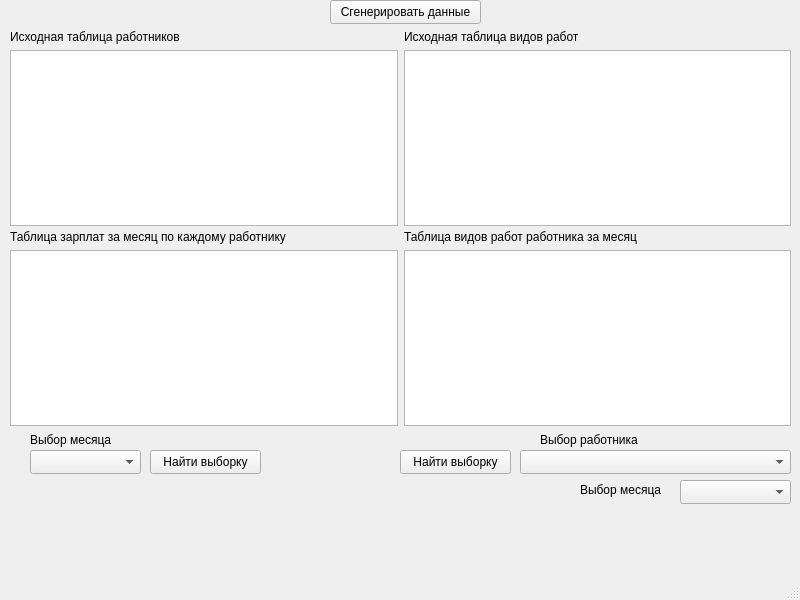
<?xml version="1.0" encoding="UTF-8"?>
<ui version="4.0">
 <class>MainWindow</class>
 <widget class="QMainWindow" name="MainWindow">
  <property name="geometry">
   <rect>
    <x>0</x>
    <y>0</y>
    <width>800</width>
    <height>600</height>
   </rect>
  </property>
  <property name="windowTitle">
   <string>MainWindow</string>
  </property>
  <widget class="QWidget" name="centralwidget">
   <widget class="QPushButton" name="generateSelection">
    <property name="geometry">
     <rect>
      <x>330</x>
      <y>0</y>
      <width>151</width>
      <height>24</height>
     </rect>
    </property>
    <property name="text">
     <string>Сгенерировать данные</string>
    </property>
   </widget>
   <widget class="QWidget" name="horizontalLayoutWidget">
    <property name="geometry">
     <rect>
      <x>10</x>
      <y>30</y>
      <width>781</width>
      <height>196</height>
     </rect>
    </property>
    <layout class="QHBoxLayout" name="horizontalLayout">
     <item>
      <layout class="QVBoxLayout" name="verticalLayout">
       <item>
        <widget class="QLabel" name="label">
         <property name="text">
          <string>Исходная таблица работников</string>
         </property>
        </widget>
       </item>
       <item>
        <widget class="QTableWidget" name="workersTable"/>
       </item>
      </layout>
     </item>
     <item>
      <layout class="QVBoxLayout" name="verticalLayout_2">
       <item>
        <widget class="QLabel" name="workTypeTableText">
         <property name="text">
          <string>Исходная таблица видов работ</string>
         </property>
        </widget>
       </item>
       <item>
        <widget class="QTableWidget" name="workTypeTable"/>
       </item>
      </layout>
     </item>
    </layout>
   </widget>
   <widget class="QWidget" name="horizontalLayoutWidget_2">
    <property name="geometry">
     <rect>
      <x>10</x>
      <y>230</y>
      <width>781</width>
      <height>196</height>
     </rect>
    </property>
    <layout class="QHBoxLayout" name="horizontalLayout_2">
     <item>
      <layout class="QVBoxLayout" name="verticalLayout_3">
       <item>
        <widget class="QLabel" name="label_3">
         <property name="text">
          <string>Таблица зарплат за месяц по каждому работнику</string>
         </property>
        </widget>
       </item>
       <item>
        <widget class="QTableWidget" name="monthlySalaryOfWorkers"/>
       </item>
      </layout>
     </item>
     <item>
      <layout class="QVBoxLayout" name="verticalLayout_4">
       <item>
        <widget class="QLabel" name="label_4">
         <property name="text">
          <string>Таблица видов работ работника за месяц</string>
         </property>
        </widget>
       </item>
       <item>
        <widget class="QTableWidget" name="monthlyWorkerWorkType"/>
       </item>
      </layout>
     </item>
    </layout>
   </widget>
   <widget class="QPushButton" name="findMonthlySalaryOfWorkers">
    <property name="geometry">
     <rect>
      <x>150</x>
      <y>450</y>
      <width>111</width>
      <height>24</height>
     </rect>
    </property>
    <property name="text">
     <string>Найти выборку</string>
    </property>
   </widget>
   <widget class="QPushButton" name="findMonthlyWorkerWorkType">
    <property name="geometry">
     <rect>
      <x>400</x>
      <y>450</y>
      <width>111</width>
      <height>24</height>
     </rect>
    </property>
    <property name="text">
     <string>Найти выборку</string>
    </property>
   </widget>
   <widget class="QComboBox" name="monthChoose">
    <property name="geometry">
     <rect>
      <x>30</x>
      <y>450</y>
      <width>111</width>
      <height>24</height>
     </rect>
    </property>
   </widget>
   <widget class="QComboBox" name="employeeChoose">
    <property name="geometry">
     <rect>
      <x>520</x>
      <y>450</y>
      <width>271</width>
      <height>24</height>
     </rect>
    </property>
   </widget>
   <widget class="QLabel" name="label_5">
    <property name="geometry">
     <rect>
      <x>30</x>
      <y>430</y>
      <width>91</width>
      <height>20</height>
     </rect>
    </property>
    <property name="text">
     <string>Выбор месяца</string>
    </property>
   </widget>
   <widget class="QLabel" name="label_6">
    <property name="geometry">
     <rect>
      <x>540</x>
      <y>430</y>
      <width>101</width>
      <height>20</height>
     </rect>
    </property>
    <property name="text">
     <string>Выбор работника</string>
    </property>
   </widget>
   <widget class="QComboBox" name="monthChoose2">
    <property name="geometry">
     <rect>
      <x>680</x>
      <y>480</y>
      <width>111</width>
      <height>24</height>
     </rect>
    </property>
   </widget>
   <widget class="QLabel" name="label_7">
    <property name="geometry">
     <rect>
      <x>580</x>
      <y>480</y>
      <width>101</width>
      <height>20</height>
     </rect>
    </property>
    <property name="text">
     <string>Выбор месяца</string>
    </property>
   </widget>
  </widget>
  <widget class="QMenuBar" name="menubar">
   <property name="geometry">
    <rect>
     <x>0</x>
     <y>0</y>
     <width>800</width>
     <height>21</height>
    </rect>
   </property>
  </widget>
  <widget class="QStatusBar" name="statusbar"/>
 </widget>
 <resources/>
 <connections/>
</ui>
